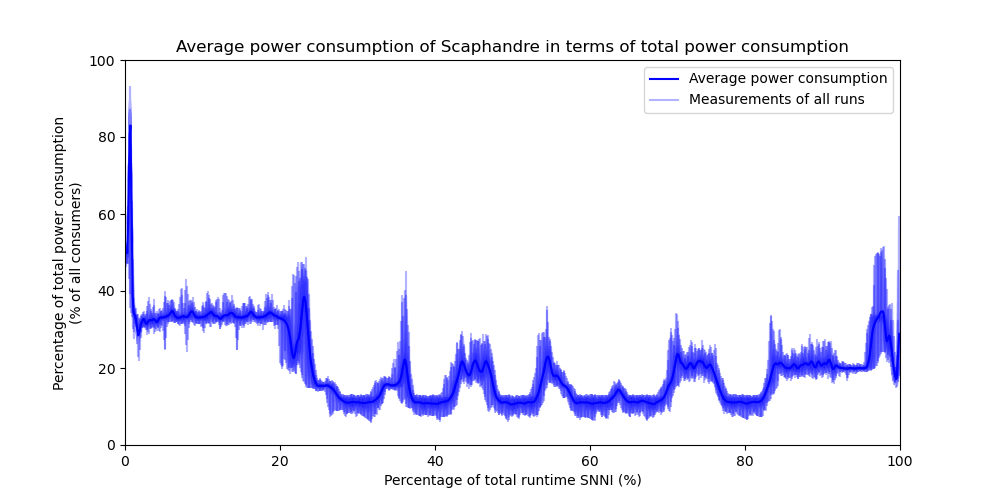

The Python source for this figure:
# Insert path for functions.py file
import sys
sys.path.insert(0, '{}/..'.format(sys.path[0]))

import numpy as np
import matplotlib.pyplot as plt
import json
import os


x_ = np.arange(0, 100, 0.1)
x_y_interp = []
for i in range(1,50):
    json_string = open('Code/Plots/Results/same-device/cheetah-sqnet-50/cheetah-sqnet-{}.json'.format(i), 'r').read().replace('\n', '')

    # Load power measurements and convert to array
    arr = np.array(json.loads(json_string))

    # Find first and last timestamp
    start = arr[0]['host']['timestamp']
    end  = arr[-1]['host']['timestamp']-start

    # Calculate percentage of power usage
    filtered = []
    for measurement in arr:
        tmp = 0 
        sc = 0
        for consumer in measurement['consumers']:  
            if consumer['exe'] == 'scaphandre':
                sc = consumer['consumption']
                tmp += consumer['consumption']
            else:
                tmp += consumer['consumption']
        frac = sc*100/tmp
        perc = (measurement['host']['timestamp']-start)*100/end
        filtered.append((perc, frac))
    
    x_y = np.array(list(zip(*filtered)))
    
    x_y_interp.append(np.interp(x_, x_y[0], x_y[1], left=0, right=0))
    
plt.figure(figsize=(10, 5))
plt.title('Average power consumption of Scaphandre in terms of total power consumption')
plt.xlabel("Percentage of total runtime SNNI (%)")
plt.ylabel("Percentage of total power consumption\n(% of all consumers)")
plt.xlim(0, 100)
plt.ylim(0, 100)
plt.plot(x_, np.mean(x_y_interp, 0), color='b', label='Average power consumption')
plt.plot(x_, np.mean(x_y_interp, 0), color='b', label='Measurements of all runs', alpha=0.3)
plt.plot([x_]*49, x_y_interp, alpha=0.3, color='b')
plt.legend()
plt.savefig("Code/Plots/{}.png".format(os.path.basename(__file__).partition(".py")[0]))
plt.show()
